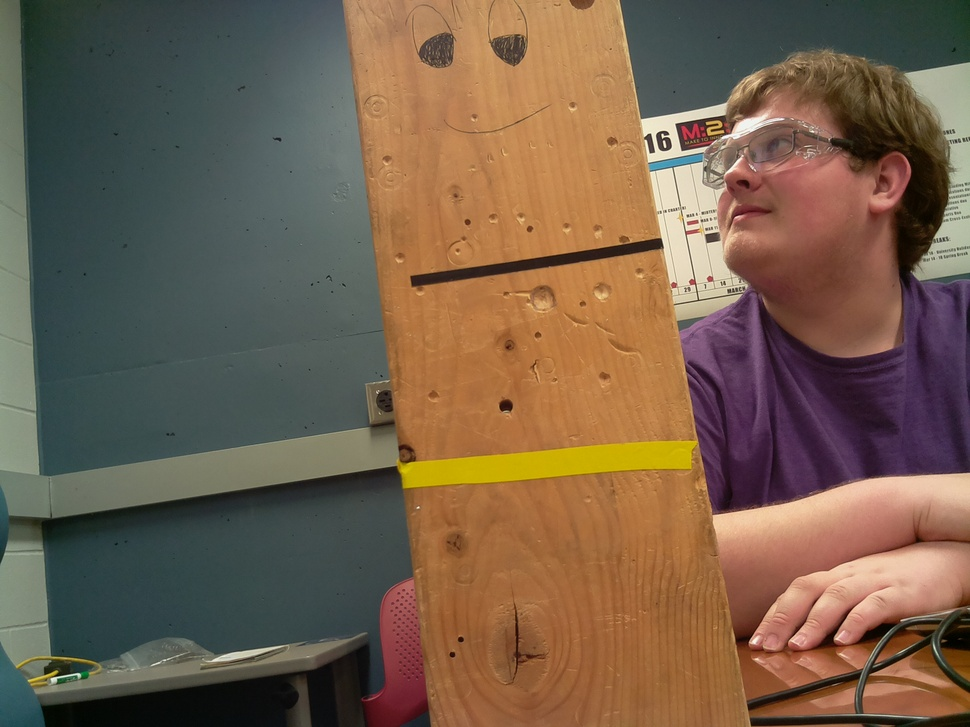
#> input picture Old Python Stuff/testing/line_detection/horizontal.jpg, 970 x 727 px, shrunk from 2592 x 1944 before the run, given in place of the camera
$ python line.py   (Python 2 division)
#> lines starting #> are read from the running program, lines starting #| are printed output that depends on the picture; after the words box and inside, x2 and y2 are one past the last pixel; in counts of white or black regions, pixels touching at a corner belong together
#!/usr/bin/python

import cv2
import numpy as np

cap = cv2.VideoCapture(0)

try:
  while True:

    #img = cv2.imread('horizontal_small.jpg')
    ret, img = cap.read()
#> img is the input picture: shape (727, 970, 3); mean B, G, R 75.8, 95.4, 116.3

    if ret == 0:
      continue

    hsv = cv2.cvtColor(img, cv2.COLOR_BGR2HSV)
#> hsv: shape (727, 970, 3); mean H, S, V 51.6, 102.4, 122.5
    mask = cv2.inRange(hsv, np.array([30, 100, 1]), np.array([70, 140, 255]))
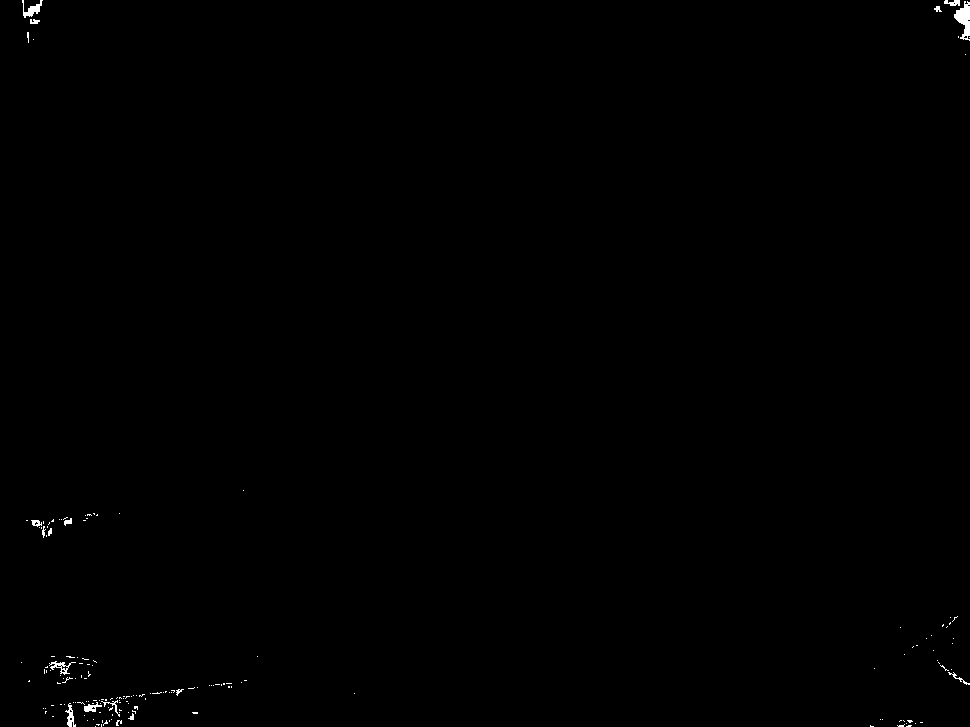
#> mask: shape (727, 970); 0.25% white; 168 white regions (151 under 20 px), largest, box (x1, y1, x2, y2) and area: (954, 1, 970, 41) 342, (22, 0, 43, 18) 156, (49, 661, 76, 675) 122

    #cv2.imshow("Mask", mask)
    #cv2.waitKey(0)
    #cv2.destroyAllWindows()

    gray = cv2.cvtColor(img, cv2.COLOR_BGR2GRAY)
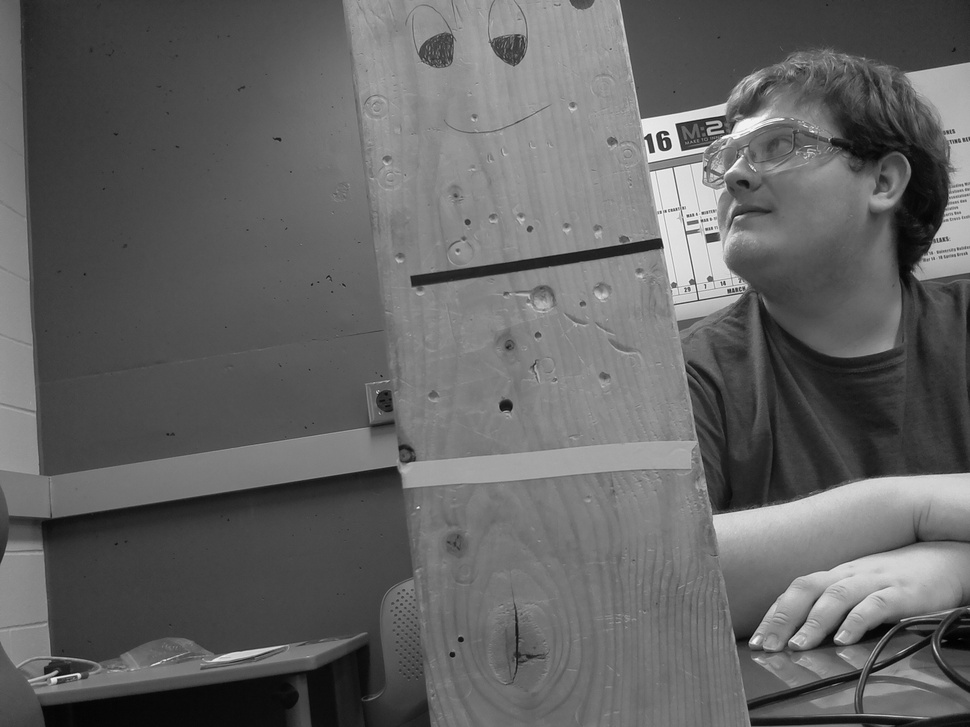
#> gray: shape (727, 970); min 1, max 253, mean 99.4
    edges = cv2.Canny(mask, 50, 150, apertureSize = 3)
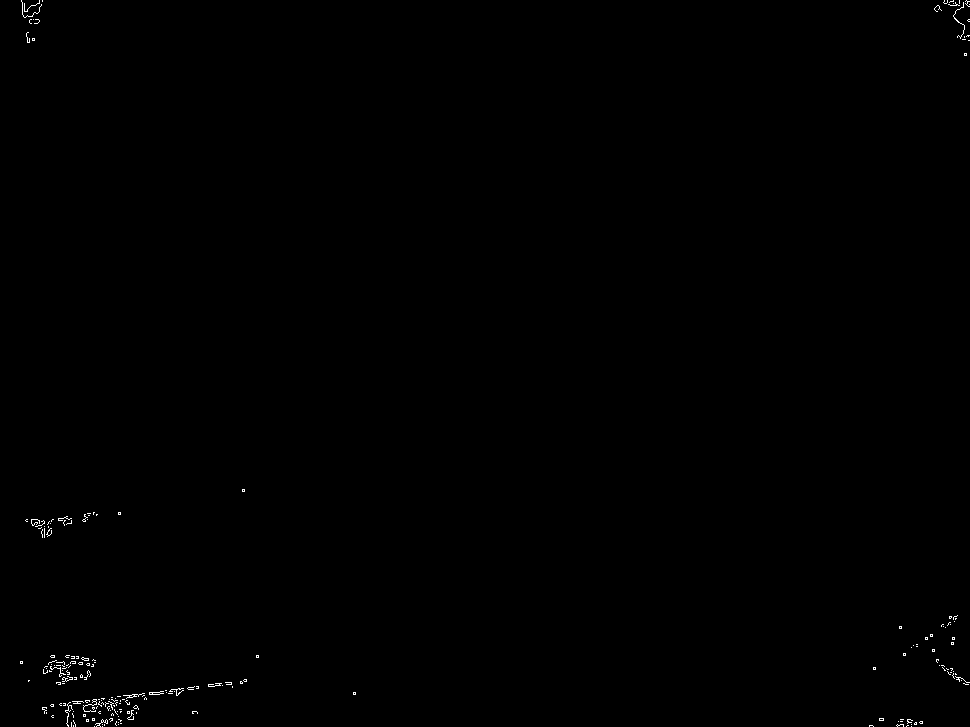
#> edges: shape (727, 970); 0.23% white in thin lines or dots

    #cv2.imshow("Canny", edges)
    #cv2.waitKey(0)
    #cv2.destroyAllWindows()

    lines = cv2.HoughLines(edges, 1, np.pi/180, 200)
#> lines = None
    #lines = cv2.HoughLinesP(edges, 1, np.pi/180, 200, 3, 10)

    if lines is None:
      print "FUCK"
    else:
      #for x1, y1, x2, y2 in lines[0]:
      # draw the line on the original image and display it
      for rho, theta in lines[0]:
        a = np.cos(theta)
        b = np.sin(theta)
        x0 = a*rho
        y0 = b*rho
        x1 = int(x0 + 1000*(-b))
        y1 = int(y0 + 1000*(a))
        x2 = int(x0 - 1000*(-b))
        y2 = int(y0 - 1000*(a))

        cv2.line(img,(x1,y1),(x2,y2),(0,0,255),2)

    cv2.imshow("Detected Line", mask)
    if cv2.waitKey(1) & 0xFF == ord('q'):
#> (key q is pressed here)
      break

except KeyboardInterrupt:
  pass

cap.release()
cv2.destroyAllWindows()

$ run again, on Old Python Stuff/testing/line_detection/vertical.jpg
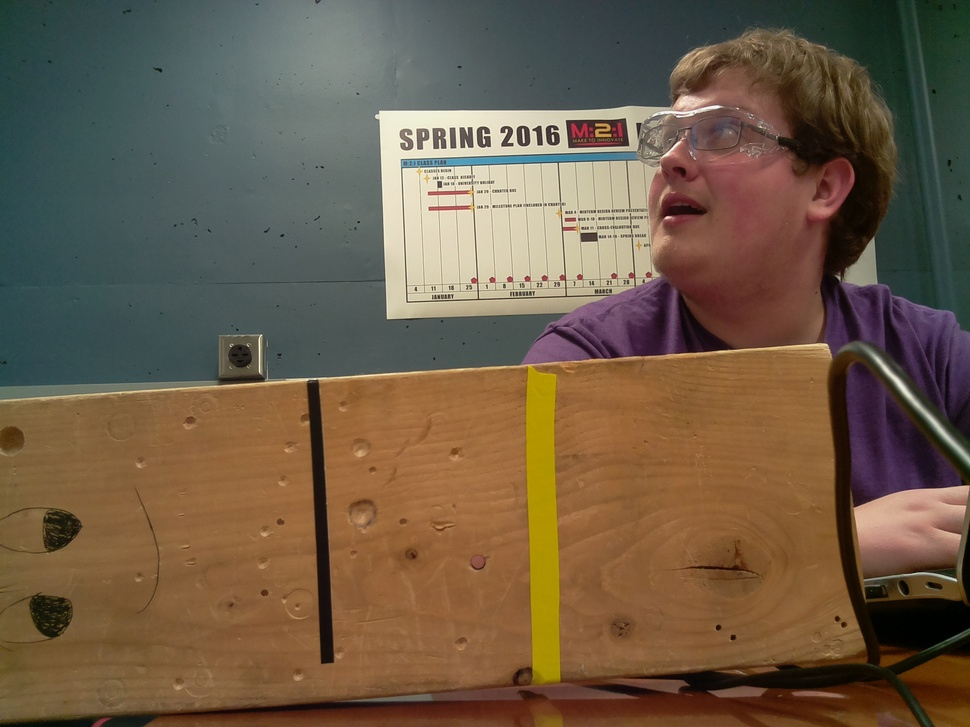
#> input picture Old Python Stuff/testing/line_detection/vertical.jpg, 970 x 727 px, shrunk from 2592 x 1944 before the run, given in place of the camera
#> img is the input picture: shape (727, 970, 3); mean B, G, R 70.7, 91.3, 109.1
#> hsv: shape (727, 970, 3); mean H, S, V 44.3, 113.8, 115.1
#> `mask = cv2.inRange(hsv, np.array([30, 100, 1]), np.array([70, 140, 255..`:
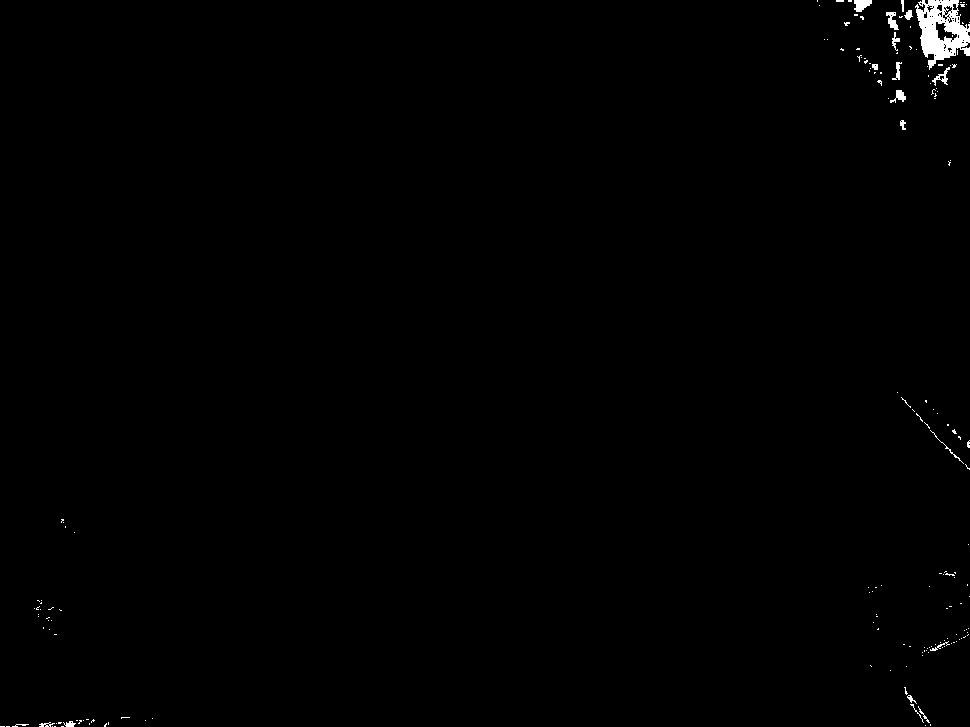
#> mask: shape (727, 970); 0.53% white; 175 white regions (156 under 20 px), largest, box (x1, y1, x2, y2) and area: (915, 0, 970, 70) 2100, (854, 0, 872, 12) 153, (886, 12, 899, 30) 122
#> `edges = cv2.Canny(mask, 50, 150, apertureSize = 3)`:
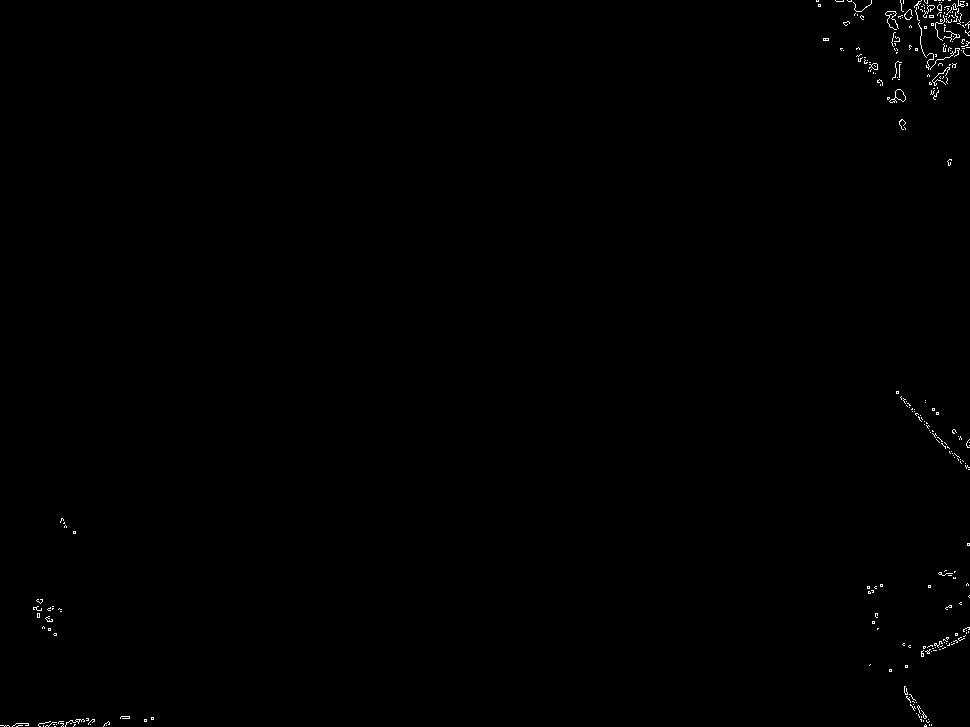
#> edges: shape (727, 970); 0.3% white in thin lines or dots
#> lines = None
